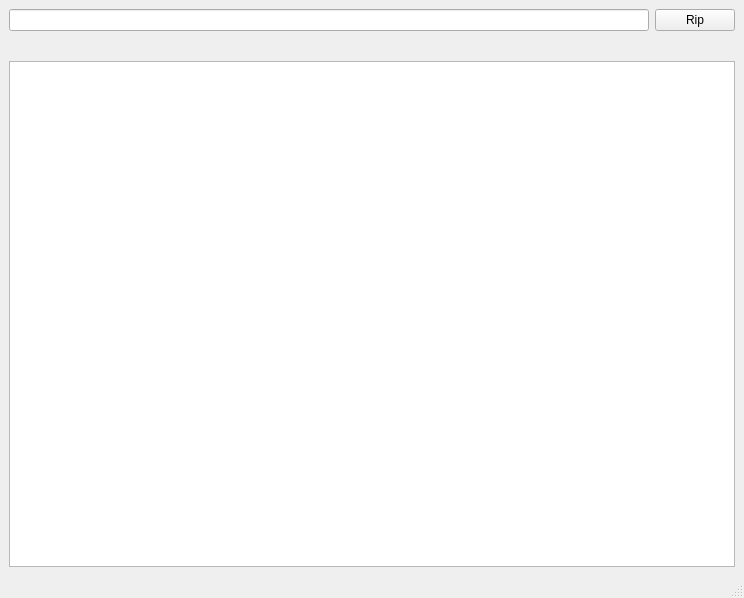
<?xml version="1.0" encoding="UTF-8"?>
<ui version="4.0">
 <class>MainWindow</class>
 <widget class="QMainWindow" name="MainWindow">
  <property name="geometry">
   <rect>
    <x>0</x>
    <y>0</y>
    <width>744</width>
    <height>598</height>
   </rect>
  </property>
  <property name="baseSize">
   <size>
    <width>2</width>
    <height>0</height>
   </size>
  </property>
  <property name="windowTitle">
   <string>My Little Parser</string>
  </property>
  <widget class="QWidget" name="centralwidget">
   <layout class="QVBoxLayout" name="verticalLayout">
    <item>
     <layout class="QHBoxLayout" name="horizontalLayout">
      <property name="sizeConstraint">
       <enum>QLayout::SetDefaultConstraint</enum>
      </property>
      <item>
       <widget class="QLineEdit" name="lineEdit"/>
      </item>
      <item>
       <widget class="QPushButton" name="pushButton">
        <property name="text">
         <string>Rip</string>
        </property>
        <property name="flat">
         <bool>false</bool>
        </property>
       </widget>
      </item>
     </layout>
    </item>
    <item>
     <spacer name="verticalSpacer">
      <property name="orientation">
       <enum>Qt::Vertical</enum>
      </property>
      <property name="sizeType">
       <enum>QSizePolicy::Minimum</enum>
      </property>
      <property name="sizeHint" stdset="0">
       <size>
        <width>20</width>
        <height>24</height>
       </size>
      </property>
     </spacer>
    </item>
    <item>
     <layout class="QHBoxLayout" name="horizontalLayout_2">
      <item>
       <widget class="QTableView" name="tableView">
        <property name="enabled">
         <bool>true</bool>
        </property>
        <property name="baseSize">
         <size>
          <width>2</width>
          <height>0</height>
         </size>
        </property>
       </widget>
      </item>
     </layout>
    </item>
   </layout>
  </widget>
  <widget class="QStatusBar" name="statusbar"/>
 </widget>
 <resources/>
 <connections/>
</ui>
